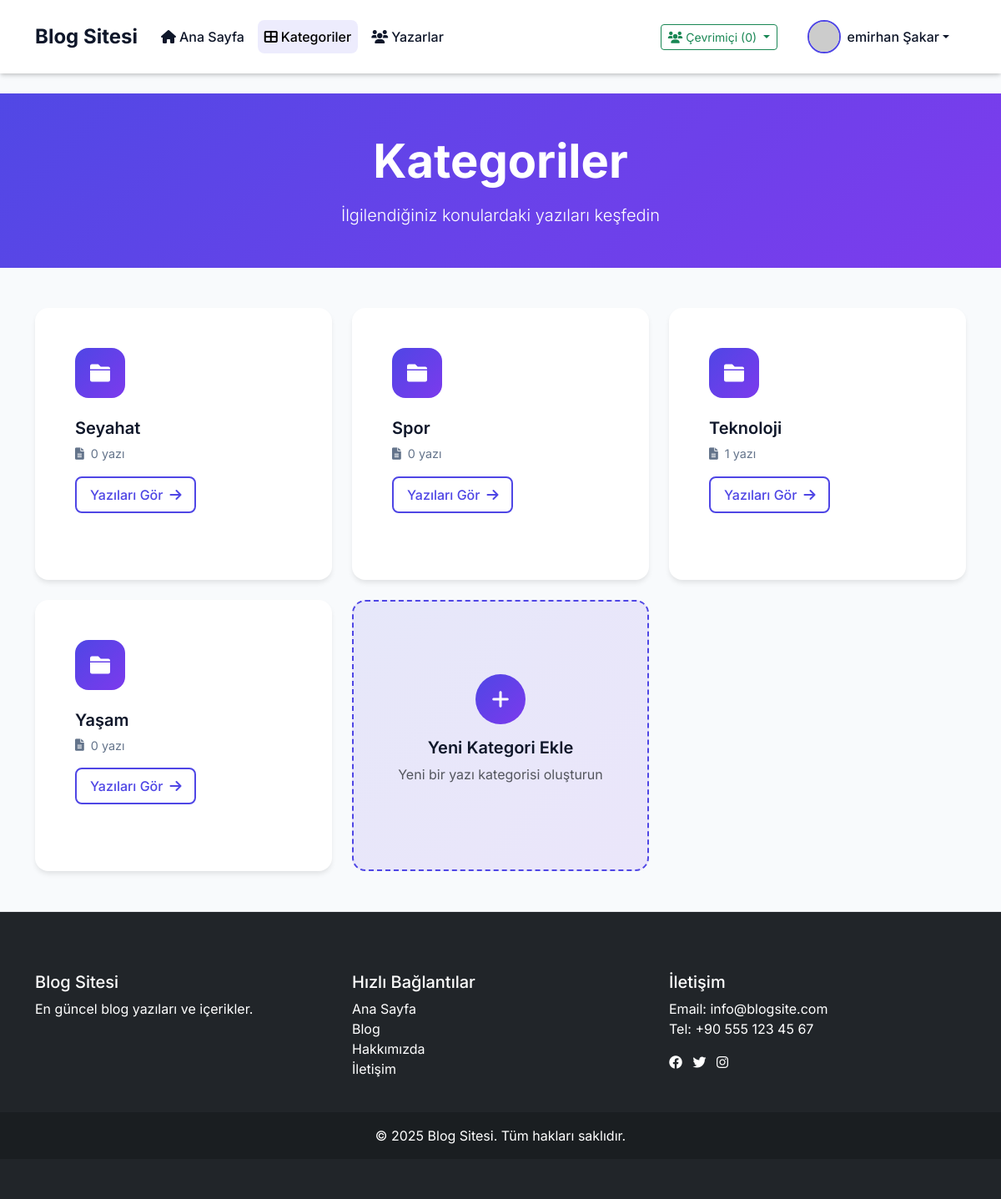
The page /kategoriler.php (signed in) on the database its author committed.
### tables this page shows
CREATE TABLE `kategoriler` (
  `id` int(11) NOT NULL AUTO_INCREMENT,
  `sira` int(11) DEFAULT 0,
  `kategori_adi` varchar(100) NOT NULL,
  `seo_url` varchar(255) DEFAULT NULL,
  `slug` varchar(100) NOT NULL,
  `created_at` timestamp NOT NULL DEFAULT current_timestamp(),
  `aciklama` text DEFAULT NULL,
  `ikon` varchar(50) DEFAULT NULL,
  `olusturan_id` int(11) DEFAULT NULL,
  PRIMARY KEY (`id`),
  UNIQUE KEY `seo_url` (`seo_url`),
  KEY `olusturan_id` (`olusturan_id`),
  CONSTRAINT `kategoriler_ibfk_1` FOREIGN KEY (`olusturan_id`) REFERENCES `kullanicilar` (`id`) ON DELETE SET NULL
);

### kategoriler.php (the view, shortened to what this page needs)
<?php
include 'baglan.php';
$sql = "SELECT k.*, COUNT(b.id) as yazi_sayisi
        FROM kategoriler k
        LEFT JOIN blog_yazilar b ON k.id = b.kategori_id AND b.durum = 'yayinda'
        GROUP BY k.id
        ORDER BY k.kategori_adi ASC";
$kategoriler = $conn->query($sql);
?>
<!DOCTYPE html>
<html lang="tr">
<head>
    <link rel="stylesheet" href="css/style.css">
    <link href="https://cdn.jsdelivr.net/npm/bootstrap@5.3.0/dist/css/bootstrap.min.css" rel="stylesheet">
    <link rel="stylesheet" href="https://cdnjs.cloudflare.com/ajax/libs/font-awesome/6.0.0/css/all.min.css">
</head>
<body>
    <?php include 'header.php'; ?>
    <div class="page-header">
        <div class="container">
            <div class="row">
                <div class="col-lg-8 mx-auto text-center">
                    <h1 class="display-4 fw-bold mb-3">Kategoriler</h1>
                    <p class="lead mb-0">İlgilendiğiniz konulardaki yazıları keşfedin</p>
                </div>
            </div>
        </div>
    </div>
    <div class="container mb-5">
        <div class="row g-4">
            <?php while ($kategori = $kategoriler->fetch_assoc()): ?>
                <div class="col-md-6 col-lg-4">
                    <div class="category-card position-relative">
                        <div class="card-body">
                            <div class="category-icon">
                                <i class="<?php echo !empty($kategori['ikon']) ? $kategori['ikon'] : 'fas fa-folder'; ?>"></i>
                            </div>
                            <h3 class="category-title"><?php echo htmlspecialchars($kategori['kategori_adi']); ?></h3>
                            <div class="category-count">
                                <i class="fas fa-file-alt"></i>
                                <span><?php echo $kategori['yazi_sayisi']; ?> yazı</span>
                            </div>
                            <a href="kategori.php?id=<?php echo $kategori['id']; ?>" class="btn btn-category">
                                <span>Yazıları Gör</span>
                                <i class="fas fa-arrow-right"></i>
                            </a>
                        </div>
                    </div>
                </div>
            <?php endwhile; ?>
            <?php if (isset($_SESSION['kullanici_id'])): ?>
                <div class="col-md-6 col-lg-4">
                    <div class="add-category-card" data-bs-toggle="modal" data-bs-target="#kategoriEkleModal">
                        <div class="add-category-content">
                            <div class="add-icon">
                                <i class="fas fa-plus"></i>
                            </div>
                            <h3 class="category-title">Yeni Kategori Ekle</h3>
                            <p class="text-muted">Yeni bir yazı kategorisi oluşturun</p>
                        </div>
                    </div>
                </div>
            <?php endif; ?>
        </div>
    </div>
    <?php include 'footer.php'; ?>
</body>
</html>

### css/style.css (style rules this page uses)
:root { --primary-color: #3B82F6; --secondary-color: #9B2C2C; --accent-color: #4F46E5; --text-color: #1F2937; --text-light: #6B7280; --gray-100: #F3F4F6; --gray-200: #E5E7EB; --gray-800: #1F2937; --white: #FFFFFF; --card-shadow: 0 4px 6px -1px rgba(0, 0, 0, 0.1), 0 2px 4px -1px rgba(0, 0, 0, 0.06); }
body { font-family: 'Inter', system-ui, -apple-system, sans-serif; color: var(--text-color); line-height: 1.6; background-color: var(--gray-100); }
.category-card { background: var(--white); border-radius: 1rem; padding: 1.5rem; margin-bottom: 2rem; box-shadow: var(--card-shadow); }
a { color: var(--primary-color); transition: color 0.3s ease; }
.category-icon { width: 40px; height: 40px; display: flex; align-items: center; justify-content: center; background: var(--gray-100); border-radius: 0.5rem; margin-right: 1rem; color: var(--primary-color); transition: all 0.3s ease; }

### kategoriler.php (style rules this page uses)
:root { --primary-color: #4f46e5; --secondary-color: #7c3aed; --accent-color: #818cf8; --background-color: #f8fafc; --text-color: #0f172a; --light-text: #64748b; --card-bg: #ffffff; --border-color: #e2e8f0; --hover-color: #6366f1; --gradient-start: #4f46e5; --gradient-end: #7c3aed; }
body { background-color: var(--background-color); color: var(--text-color); font-family: 'Inter', sans-serif; }
.page-header { background: linear-gradient(135deg, var(--gradient-start) 0%, var(--gradient-end) 100%); color: white; padding: 3rem 0; margin-bottom: 3rem; position: relative; overflow: hidden; }
.page-header::before { content: ''; position: absolute; top: 0; left: 0; right: 0; bottom: 0; opacity: 0.1; animation: backgroundMove 20s linear infinite; }
.category-card { background: var(--card-bg); border-radius: 1rem; border: none; box-shadow: 0 4px 6px -1px rgba(0, 0, 0, 0.1); transition: all 0.3s ease; height: 100%; overflow: hidden; }
.category-card .card-body { padding: 1.5rem; }
.category-icon { width: 60px; height: 60px; background: linear-gradient(135deg, var(--gradient-start), var(--gradient-end)); border-radius: 1rem; display: flex; align-items: center; justify-content: center; margin-bottom: 1.5rem; color: white; font-size: 1.5rem; transition: all 0.3s ease; }
.category-title { font-size: 1.25rem; font-weight: 600; margin-bottom: 0.5rem; color: var(--text-color); }
.category-count { color: var(--light-text); font-size: 0.9rem; display: flex; align-items: center; gap: 0.5rem; }
.btn-category { color: var(--primary-color); background: transparent; border: 2px solid var(--primary-color); border-radius: 0.5rem; padding: 0.5rem 1rem; font-weight: 500; transition: all 0.3s ease; margin-top: 1rem; display: inline-flex; align-items: center; gap: 0.5rem; }
.category-card::before { content: ''; position: absolute; top: 0; left: 0; right: 0; height: 4px; background: linear-gradient(135deg, var(--gradient-start), var(--gradient-end)); opacity: 0; transition: opacity 0.3s ease; }
.add-category-card { background: linear-gradient(135deg, rgba(79, 70, 229, 0.1) 0%, rgba(124, 58, 237, 0.1) 100%); border: 2px dashed var(--primary-color); border-radius: 1rem; transition: all 0.3s ease; height: 100%; cursor: pointer; }
.add-category-content { display: flex; flex-direction: column; align-items: center; justify-content: center; padding: 2rem; text-align: center; height: 100%; }
.add-icon { width: 60px; height: 60px; background: linear-gradient(135deg, var(--gradient-start), var(--gradient-end)); border-radius: 50%; display: flex; align-items: center; justify-content: center; margin-bottom: 1rem; color: white; font-size: 1.5rem; transition: all 0.3s ease; }

### header.php (style rules this page uses)
:root { --primary-color: #4f46e5; --secondary-color: #7c3aed; --accent-color: #818cf8; --background-color: #f8fafc; --text-color: #0f172a; --light-text: #64748b; --card-bg: #ffffff; --border-color: #e2e8f0; --hover-color: #6366f1; --gradient-start: #4f46e5; --gradient-end: #7c3aed; }

### rows shown on the page
kategoriler: kategori_adi "Seyahat", yazi_sayisi "0"
kategoriler: kategori_adi "Spor", yazi_sayisi "0"
kategoriler: kategori_adi "Teknoloji", yazi_sayisi "1"
kategoriler: kategori_adi "Yaşam", yazi_sayisi "0"

### other values the page prints
cevrimici_kullanici_sayisi() "0"
$_SESSION['ad_soyad'] "emirhan Şakar"
